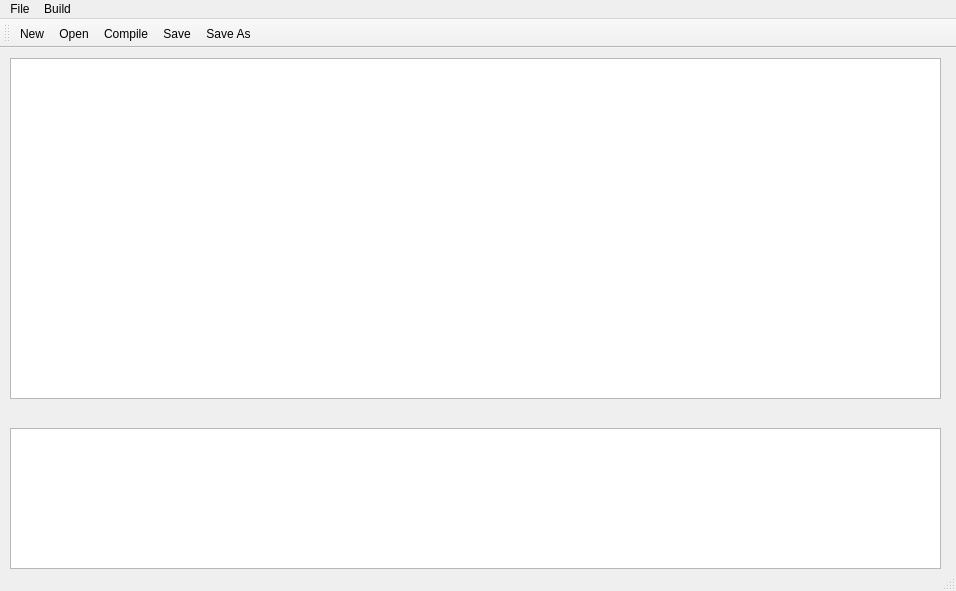
<?xml version="1.0" encoding="UTF-8"?>
<ui version="4.0">
 <class>MainWindow</class>
 <widget class="QMainWindow" name="MainWindow">
  <property name="geometry">
   <rect>
    <x>0</x>
    <y>0</y>
    <width>956</width>
    <height>591</height>
   </rect>
  </property>
  <property name="windowTitle">
   <string>MainWindow</string>
  </property>
  <widget class="QWidget" name="centralWidget">
   <widget class="QTextEdit" name="CodeBox">
    <property name="geometry">
     <rect>
      <x>10</x>
      <y>10</y>
      <width>931</width>
      <height>341</height>
     </rect>
    </property>
   </widget>
   <widget class="QTextEdit" name="CajaErrores">
    <property name="enabled">
     <bool>true</bool>
    </property>
    <property name="geometry">
     <rect>
      <x>10</x>
      <y>380</y>
      <width>931</width>
      <height>141</height>
     </rect>
    </property>
   </widget>
  </widget>
  <widget class="QMenuBar" name="menuBar">
   <property name="geometry">
    <rect>
     <x>0</x>
     <y>0</y>
     <width>956</width>
     <height>21</height>
    </rect>
   </property>
   <widget class="QMenu" name="menuFile">
    <property name="title">
     <string>File</string>
    </property>
    <addaction name="New"/>
    <addaction name="Open"/>
    <addaction name="separator"/>
    <addaction name="Save"/>
    <addaction name="Save_As"/>
   </widget>
   <widget class="QMenu" name="menuBuild">
    <property name="title">
     <string>Build</string>
    </property>
    <addaction name="actionCompilar"/>
   </widget>
   <addaction name="menuFile"/>
   <addaction name="menuBuild"/>
  </widget>
  <widget class="QToolBar" name="mainToolBar">
   <attribute name="toolBarArea">
    <enum>TopToolBarArea</enum>
   </attribute>
   <attribute name="toolBarBreak">
    <bool>false</bool>
   </attribute>
   <addaction name="New"/>
   <addaction name="Open"/>
   <addaction name="actionCompilar"/>
   <addaction name="Save"/>
   <addaction name="Save_As"/>
  </widget>
  <widget class="QStatusBar" name="statusBar"/>
  <action name="New">
   <property name="text">
    <string>New</string>
   </property>
  </action>
  <action name="Open">
   <property name="enabled">
    <bool>true</bool>
   </property>
   <property name="text">
    <string>Open</string>
   </property>
   <property name="shortcut">
    <string>Ctrl+O</string>
   </property>
  </action>
  <action name="actionCompilar">
   <property name="text">
    <string>Compile</string>
   </property>
   <property name="shortcut">
    <string>Ctrl+F5</string>
   </property>
  </action>
  <action name="Save">
   <property name="enabled">
    <bool>true</bool>
   </property>
   <property name="text">
    <string>Save</string>
   </property>
   <property name="shortcut">
    <string>Ctrl+S</string>
   </property>
  </action>
  <action name="Save_As">
   <property name="text">
    <string>Save As</string>
   </property>
   <property name="shortcut">
    <string>Ctrl+Shift+S</string>
   </property>
  </action>
 </widget>
 <layoutdefault spacing="6" margin="11"/>
 <resources/>
 <connections/>
</ui>
